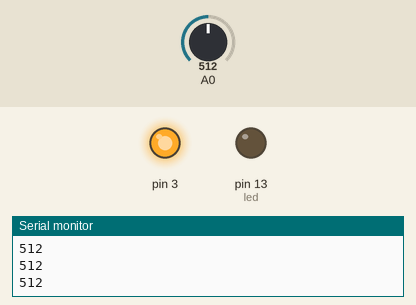
The sketch below on a simulated Arduino Uno, built with avr-gcc and run on an emulated ATmega328P. On the bench: output pins drawn as LEDs (lit = HIGH), the last lines printed to the serial monitor. Inputs (shaded band) come from the test bench; at power-on: A0 = 512.

Above: at 1.2 s.
1.3 s: A0 set to 306
At 2.2 s:
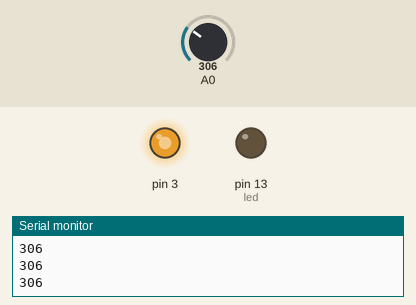
2.8 s: A0 set to 274
At 3.5 s:
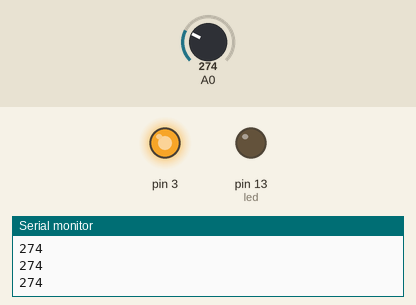
4.3 s: A0 set to 255
At 4.8 s:
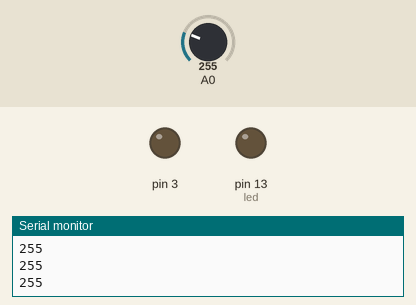
5.8 s: A0 set to 122
At 6.1 s:
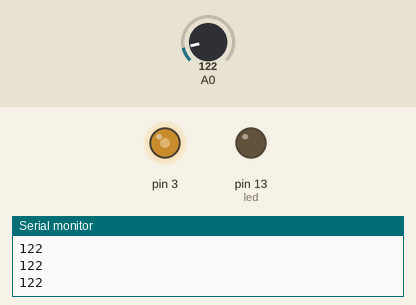
7.3 s: A0 set to 900
At 8.5 s:
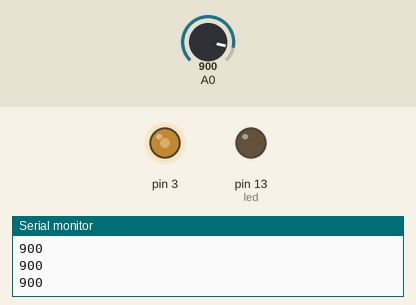
8.8 s: A0 set to 1023
At 10.0 s:
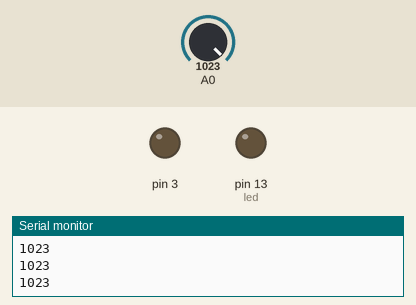
Timing chart, 0 to 11.3 s (numbered marks = the images above; inputs shaded):
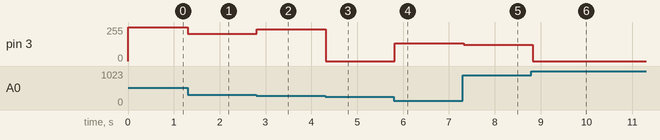

The sketch:

analogReadWrite.ino
```cpp
// analogRead.ino
int led = 13;
void setup() {
	pinMode(led, OUTPUT);
	Serial.begin(9600);
}

void loop() {
	int val = analogRead(A0);
  Serial.println(val);
	analogWrite(3, map(val, 0, 1023, 1023, 0));
	delay(100);
}
```

Measured:
- the behaviour switches between 256 and 255 on A0 (found by bisection; images 2 and 3)
- after the input at 1.3 s, pin 3: 255/255 → 205/255 at once
- after the input at 2.8 s, pin 3: 205/255 → 237/255 at once
- after the input at 4.3 s, pin 3: 237/255 → 0/255 at once
- after the input at 5.8 s, pin 3: 0/255 → 133/255 at once
- after the input at 7.3 s, pin 3: 133/255 → 123/255 at once
- after the input at 8.8 s, pin 3: 123/255 → 0/255 at once
